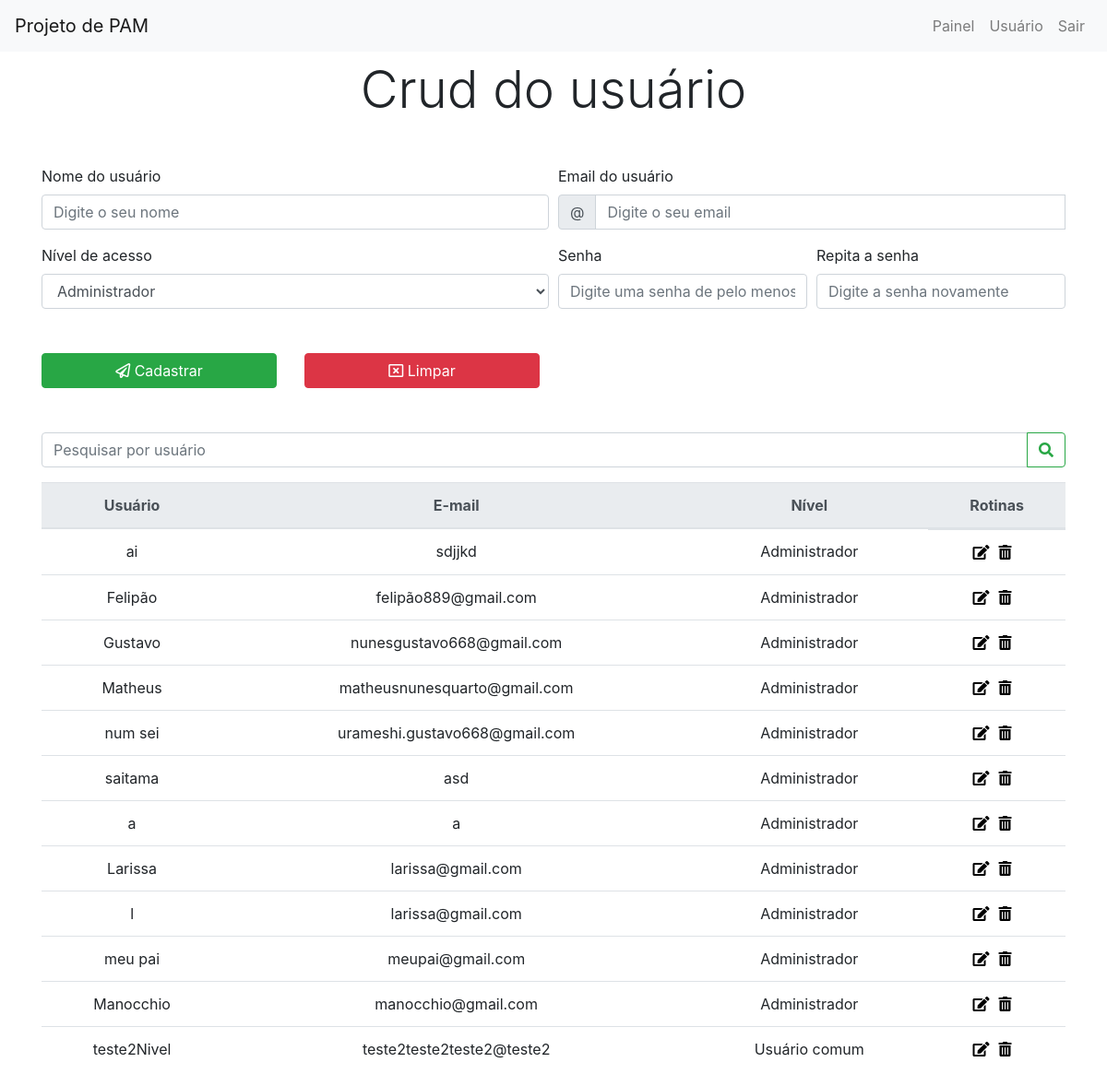
Page /usuario.php (signed in) on the committed database.
### tables this page shows
CREATE TABLE `tbusuario` (
  `idUsuario` int(11) NOT NULL,
  `nomeUsuario` varchar(50) DEFAULT NULL,
  `emailUsuario` varchar(50) DEFAULT NULL,
  `senhaUsuario` varchar(50) DEFAULT NULL,
  `idNivel` int(11) DEFAULT NULL
);

CREATE TABLE `tbnivelacesso` (
  `idNivel` int(11) NOT NULL,
  `descricaoNivel` varchar(50) DEFAULT NULL
);

### dao/NivelAcessoDAO.php (called while the page is built, shortened)
<?php
class NivelAcessoDAO{
    public function getAll(){
        $connection = Connection::getConnection();
        $sql ="SELECT * from tbNivelAcesso";
        $pstm = $connection->prepare($sql);
        $pstm->execute();
        return  $pstm->fetchAll();
    }
}
?>

### controller/NivelAcessoController.php (called while the page is built, shortened)
<?php
    class NivelAcessoController{
        public static function  getAll(){
            $lista = new NivelAcessoDAO();
            return $lista->getAll();
        }
    }
?>

### dao/UsuarioDAO.php (called while the page is built, shortened)
<?php
class UsuarioDAO
{
    public function getAll()
    {
        $conn = Connection::getConnection();
        $sql = "SELECT idUsuario, nomeUsuario, emailUsuario, senhaUsuario,
            descricaoNivel FROM tbusuario
            INNER JOIN tbnivelacesso
            ON tbusuario.idNivel = tbnivelacesso.idNivel
            ";
        $pstm = $conn->prepare($sql);
        $pstm->execute();
        return  $pstm->fetchAll();
    }
}
?>

### controller/usuario/UsuarioController.php (called while the page is built, shortened)
<?php
    class UsuarioController
    {
        public function getAll(){
            $userDao = new UsuarioDAO();
            return $userDao->getAll();
        }
    }
?>

### usuario.php (the view, shortened to what this page needs)
<!DOCTYPE html>
<html lang="pt-br">
<head>
    <?php
    include_once("imports/imports-css.php");
    ?>
</head>
<body>
    <?php
        include_once(__DIR__ . DIRECTORY_SEPARATOR . "header.php");
    ?>
    <?php
    $usuario = new Usuario();
    ?>
    <div class="container mt-6">
        <h5 class="display-4 text-center">
            Crud do usuário
        </h5>
        <form action="<?php echo (isset($_GET['idUsuarioEditar'])) ?  "controller/usuario/editarUsuario.php" :  "controller/usuario/inserirUsuario.php"; ?>" id="<?php (isset($_GET['idUsuario'])) ? "form-edit-user" : "form-insert-user"; ?>" method="post" class="needs-validation mt-5" novalidate>
            <div class="form-row">
                <div class="col-md-6 mb-3">
                    <label for="txtNome">Nome do usuário</label>
                    <input type="text" class="form-control" name="txtNome" id="txtNome" placeholder="Digite o seu nome" required value="<?php echo (isset($_GET['idUsuarioEditar'])) ? $usuario->getNomeUsuario() : ""; ?>">
                </div>
                <div class="col-md-6 mb-3">
                    <label for="txtEmail">Email do usuário</label>
                    <div class="input-group">
                        <div class="input-group-prepend">
                            <span class="input-group-text" id="spaEmail">@</span>
                        </div>
                        <input type="text" class="form-control" id="txtEmail" name="txtEmail" placeholder="Digite o seu email" aria-describedby="validationTooltipUsernamePrepend" required value=
                        "<?php
                            echo (isset($_GET['idUsuarioEditar'])) ? $usuario->getEmailUsuario() : "";
                        ?>">
                    </div>
                </div>
            </div>
            <div class="form-row">
                <div class="col-md-6 mb-3">
                    <div class="form-group">
                        <label for="cboNivelAcesso">Nível de acesso</label>
                        <select class="form-control" id="cboNivelAcesso" name="cboNivelAcesso">
                            <?php
                            if (isset($_GET['idUsuarioEditar'])) {
                                $listaNiveisAcesso = NivelAcessoController::getAll();
                                foreach ($listaNiveisAcesso as $nivelAcesso) {
                                    echo ("<option value='" . $nivelAcesso["idNivel"] . "'" . (($nivelAcesso["idNivel"] == $usuario->getNivelAcessoUsuario()->getIdNivelAcesso()) ? "selected" : "") . " >" . $nivelAcesso["descricaoNivel"] .  "</option>");
                                }
                            } else {
                                $listaNiveisAcesso = NivelAcessoController::getAll();
                                foreach ($listaNiveisAcesso as $nivelAcesso) {
                                    echo ("<option value='" . $nivelAcesso["idNivel"] . "'>" . $nivelAcesso["descricaoNivel"] . "</option>");
                                }
                            }
                            ?>
                        </select>
                    </div>
                </div>
                <div class="col-md-3 mb-3">
                    <label for="txtSenha">Senha</label>
                    <input type="password" class="form-control" id="txtSenha"
                    name="txtSenha" placeholder="Digite uma senha de pelo menos 8 caracteres"
                    required value="<?php
                        echo (isset($_GET['idUsuarioEditar'])) ? $usuario->getSenhaUsuario() : "";
                    ?>">
                </div>
                <div class="col-md-3 mb-3">
                    <label for="validationTooltip05">Repita a senha</label>
                    <input type="password" class="form-control" id="txtConfirmarSenha" name="txtConfirmarSenha" placeholder="Digite a senha novamente" required value="<?php echo (isset($_GET['idUsuarioEditar'])) ? $usuario->getSenhaUsuario() : ""; ?>">
                </div>
            </div>
            <div class="row mt-3">
                <div class="col-md-3">
                    <button type="submit" class="btn btn-success btn-block" type="submit"> <i class="far fa-paper-plane"></i> Cadastrar </button>
                </div>
                <div class="col-md-3">
                    <button type="reset" class="btn btn-danger btn-block" id="btnLimpar"> <i class="far fa-window-close"></i> Limpar </button>
                </div>
            </div>
        </form>
        <div class="row">
            <div class="col-md-12">
                <form action="controller/usuario/consultarUsuario.php" method="post" id="form-consulta">
                    <div class="input-group mb-3 mt-5">
                        <input type="text" class="form-control" placeholder="Pesquisar por usuário" aria-label="Recipient's username" aria-describedby="button-addon2" name="txtPesquisa" id="txtPesquisa" />
                        <div class="input-group-append">
                            <button class="btn btn-outline-success" type="submit"> <i class="fas fa-search"></i></button>
                        </div>
                </form>
            </div>
        </div>
    </div>
    <table class="table table-hover" id="table">
        <thead class="thead-light">
            <tr>
                <th scope="col">Usuário</th>
                <th scope="col">E-mail</th>
                <th scope="col">Nível</th>
                <th scope="col">Rotinas</th>
            </tr>
        </thead>
        <tbody id="table-body">
            <?php
            $userController = new UsuarioController();
            $listUsers = $userController->getAll();
            foreach ($listUsers as $user) {
                echo "<tr>" . "<td>" . $user['nomeUsuario'] . "</td>";
                echo "<td>" . $user['emailUsuario'] . "</td>";
                echo "<td>" . $user['descricaoNivel'] . "</td>";
                echo "<td class='d-flex justify-content-center' >"
                    . "<a href='usuario.php?idUsuarioEditar=" . $user['idUsuario'] . "'>"
                    . "<i class='fas fa-edit'></i>" .
                    "</a>" .
                    "<a href='usuario.php?idUsuarioExcluir=" . $user['idUsuario'] . "'>"
                    . "<i class='fas fa-trash-alt'></i>" .
                    "</a>" .
                    '</td>' . "</tr>";
            }
            ?>
        </tbody>
    </table>
</body>
</html>

### imports/imports-css.php
<link rel="stylesheet" href="css/style.css"/>
<link rel="stylesheet" href="bootstrap/css/bootstrap.css" />
<link rel="stylesheet" href="img/icons/fontawesome-free-5.12.1-web/css/all.css"/>

### header.php (shortened to what this page needs)
<nav class="navbar navbar-expand-lg navbar-light bg-light fixed-top">
  <a class="navbar-brand" href="#">Projeto de PAM</a>
  <div class="collapse navbar-collapse justify-content-end" id="navbarNav">
    <ul class="navbar-nav">
      <li class="nav-item">
        <a class="nav-link" href="#">Painel <span class="sr-only">(current)</span></a>
      </li>
      <li class="nav-item">
        <a class="nav-link" href="usuario.php">Usuário</a>
      </li>
      <li class="nav-item">
        <a class="nav-link" href="controller/logout.php">Sair</a>
      </li>
    </ul>
  </div>
</nav>

### css/style.css (style rules this page uses)
.mt-6 { margin-top:4rem ; }
#table td,th { vertical-align: middle !important; text-align: center !important; }
#table i { color: black; }
#table a { margin-right: 10px; }

### rows in the picture
tbusuario: nomeUsuario "ai", emailUsuario "sdjjkd", idNivel.descricaoNivel "Administrador"
tbusuario: nomeUsuario "Felipão", emailUsuario "felipão889@gmail.com", idNivel.descricaoNivel "Administrador"
tbusuario: nomeUsuario "Gustavo", emailUsuario "nunesgustavo668@gmail.com", idNivel.descricaoNivel "Administrador"
tbusuario: nomeUsuario "Matheus", emailUsuario "matheusnunesquarto@gmail.com", idNivel.descricaoNivel "Administrador"
tbusuario: nomeUsuario "num sei", emailUsuario "urameshi.gustavo668@gmail.com", idNivel.descricaoNivel "Administrador"
tbusuario: nomeUsuario "saitama", emailUsuario "asd", idNivel.descricaoNivel "Administrador"
tbusuario: nomeUsuario "a", emailUsuario "a", idNivel.descricaoNivel "Administrador"
tbusuario: nomeUsuario "Larissa", emailUsuario "larissa@gmail.com", idNivel.descricaoNivel "Administrador"
tbusuario: nomeUsuario "l", emailUsuario "larissa@gmail.com", idNivel.descricaoNivel "Administrador"
tbusuario: nomeUsuario "meu pai", emailUsuario "meupai@gmail.com", idNivel.descricaoNivel "Administrador"
tbusuario: nomeUsuario "Manocchio", emailUsuario "manocchio@gmail.com", idNivel.descricaoNivel "Administrador"
tbusuario: nomeUsuario "teste2Nivel", emailUsuario "teste2teste2teste2@teste2", idNivel.descricaoNivel "Usuário comum"

### other values in the picture
form field cboNivelAcesso "Administrador"
